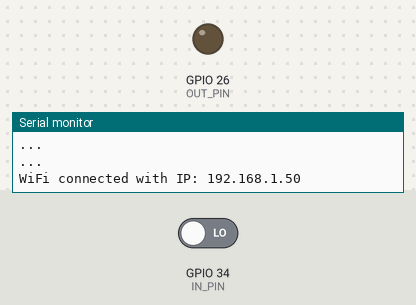
Bench run of a sketch on a simulated ESP32. Parts: output pins drawn as LEDs (lit = HIGH), the last lines printed to the serial monitor. The inputs (shaded band) are chosen by the test bench; at power-on: GPIO 34 (IN_PIN) LOW. WiFi joins after 1.5 s; servers stay silent unless stated.

Above: at 2.7 s.
2.8 s: GPIO 34 (IN_PIN) driven HIGH
At 3.2 s:
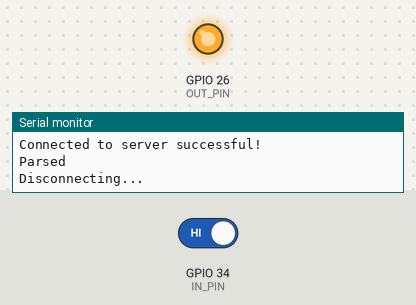
4.3 s: GPIO 34 (IN_PIN) driven LOW
At 6.1 s:
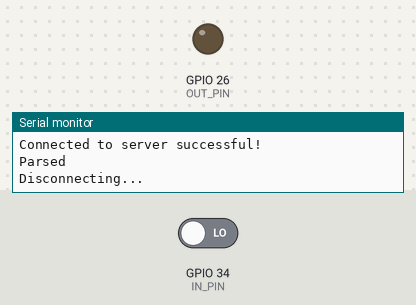
Timing chart, 0 to 7.6 s (numbered marks = the images above; inputs shaded):
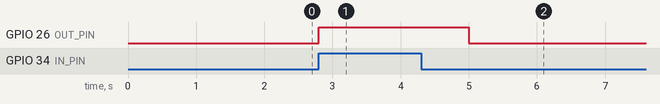

Measured:
- after the input at 2.8 s, GPIO 26 (OUT_PIN): LOW → HIGH at once
- after the input at 4.3 s, GPIO 26 (OUT_PIN): HIGH → LOW after 0.70 s

The sketch:

microwave_backend.ino
```cpp
#include <WiFi.h>

int IN_PIN = 34, OUT_PIN = 26;

const char* ssid = "";
const char* password = "";
const uint16_t port = 2004;
const char * host = "192.168.2.197";

void setup() {
  pinMode (IN_PIN, INPUT);    // Connected to OUT pin on RCWL-0516 sensor
  pinMode (OUT_PIN, OUTPUT);  // Connected to external LED
  digitalWrite(OUT_PIN, LOW);

  Serial.begin(115200);

  WiFi.begin(ssid, password);
  while (WiFi.status() != WL_CONNECTED) {
    delay(500);
    Serial.println("...");
  }

  Serial.print("WiFi connected with IP: ");
  Serial.println(WiFi.localIP());
}

void loop() {
  WiFiClient client;

  if(digitalRead(IN_PIN) == HIGH) {
    digitalWrite(OUT_PIN, HIGH);

    while(digitalRead(IN_PIN) == HIGH) {
      if (!client.connect(host, port)) {
        Serial.println("Connection to host failed");
        delay(1000);
        return;
      }

      Serial.println("Connected to server successful!");
      String parsedData = parseValue("True");
      Serial.println("Parsed");
      client.print(parsedData);
      Serial.println("Disconnecting...");
      client.stop();

      delay(2000);
    }

    digitalWrite(OUT_PIN, LOW);
  }
  else {
    digitalWrite(OUT_PIN, LOW);
  }
}

String parseValue(String value) {
  String data = "{'py/object': 'data.microwave', 'packetType': 'Motion', 'MotionData': {'microwave_1': '" + value + "'}, 'timestamp': 1653474018.4336076}";

  return data;
}
```
